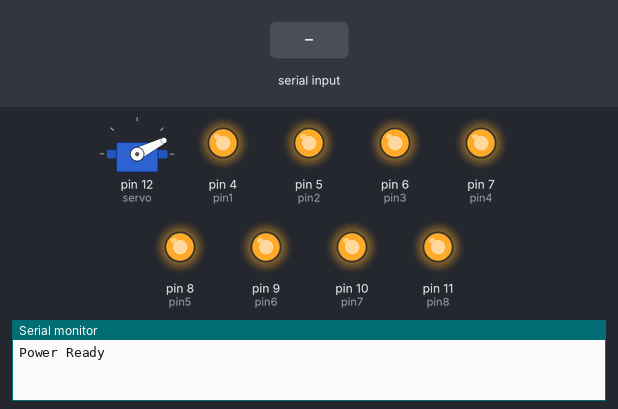
The sketch below on a simulated Arduino Uno, built with avr-gcc and run on an emulated ATmega328P. Shown: servo, output pins drawn as LEDs (lit = HIGH), the last lines printed to the serial monitor. The test bench sets the inputs (shaded band).

Above: at 1.3 s.
1.4 s: "1" received over Serial
At 2.7 s:
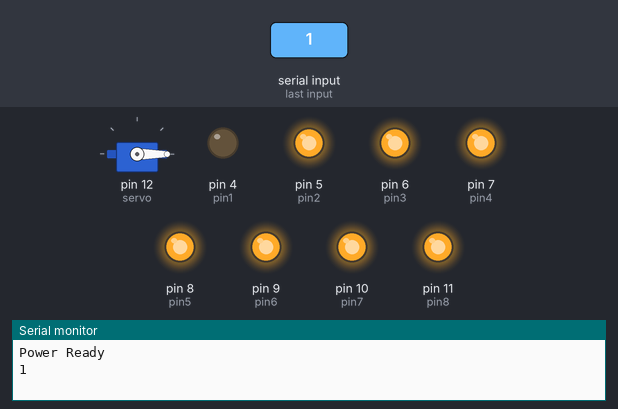
3.9 s: "Q" received over Serial
At 5.8 s:
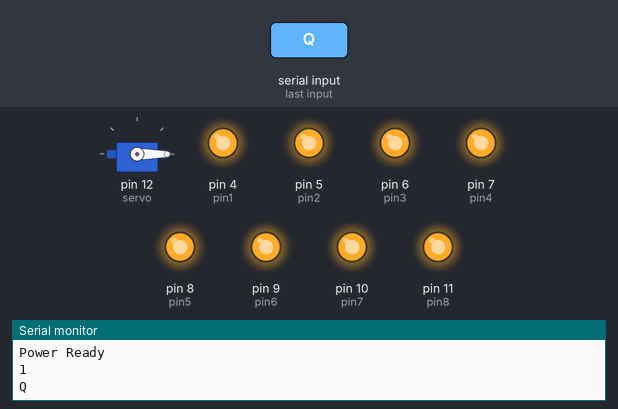
6.4 s: "2" received over Serial
At 7.7 s:
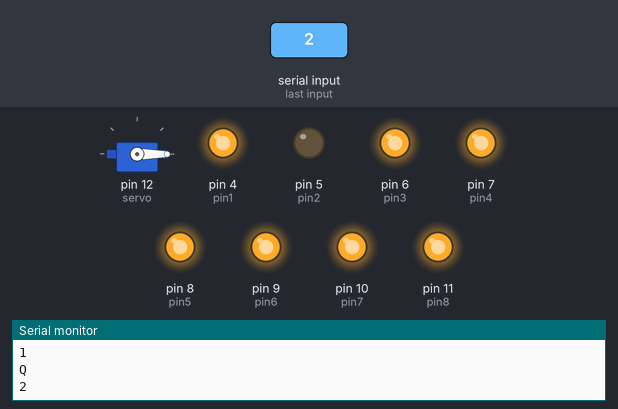
8.9 s: "3" received over Serial
At 10.8 s:
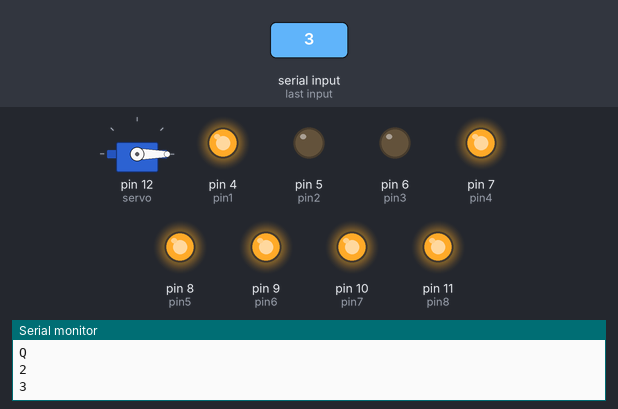
11.4 s: "w" received over Serial
At 12.7 s:
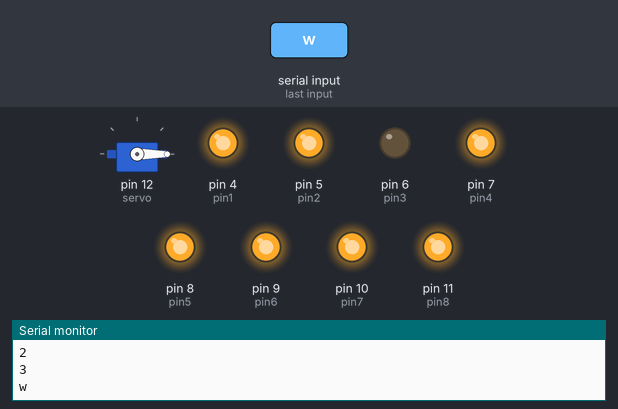
13.9 s: "4" received over Serial
At 15.8 s:
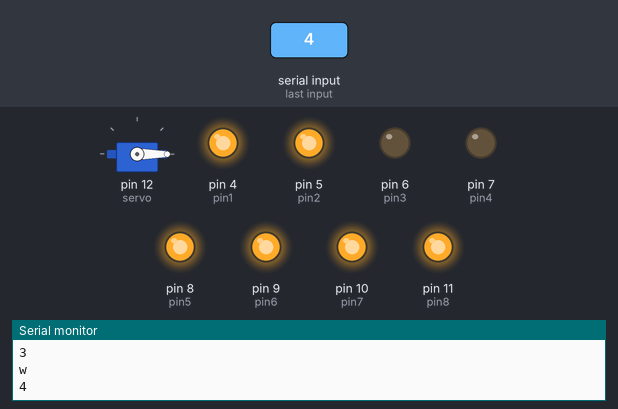
Timing chart, 0 to 17.3 s (numbered marks = the images above; inputs shaded):
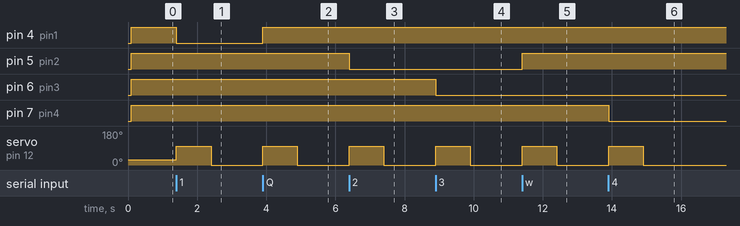

Measured:
- after the input at 1.4 s, pin 4 (pin1): HIGH → LOW at once; servo on pin 12 (servo): 27° → 100° at once, → 0° 1.0 s later
- after the input at 3.9 s, pin 4 (pin1): LOW → HIGH at once; servo on pin 12 (servo): 0° → 100° at once, → 0° 1.0 s later
- after the input at 6.4 s, pin 5 (pin2): HIGH → LOW at once; servo on pin 12 (servo): 0° → 100° at once, → 0° 1.0 s later
- after the input at 8.9 s, pin 6 (pin3): HIGH → LOW at once; servo on pin 12 (servo): 0° → 100° at once, → 0° 1.0 s later
- after the input at 11.4 s, pin 5 (pin2): LOW → HIGH at once; servo on pin 12 (servo): 0° → 100° at once, → 0° 1.0 s later
- after the input at 13.9 s, pin 7 (pin4): HIGH → LOW at once; servo on pin 12 (servo): 0° → 100° at once, → 0° 1.0 s later

The sketch:

projk.ino
```cpp
#include <Servo.h>
#include <SoftwareSerial.h>

//Inialisasi pin lampu
const int pin1 = 4;
const int pin2 = 5;
const int pin3 = 6;
const int pin4 = 7;
const int pin5 = 8;
const int pin6 = 9;
const int pin7 = 10;
const int pin8 = 11;

//inisialsasi servo
const int servo = 12;
Servo myservo;

//posisi servo
const int buka = 100;
const int tutup = 27;

String data;

// =============== PROGRAM SEETING AWAL ============== //
void setup()
{
//Inialisasi baud rate serial monitor dan bluetooth
Serial.begin(9600);
Serial.println("Power Ready");
myservo.write(tutup);

myservo.attach(servo);
myservo.write(tutup);
delay(100);

//Inialisasi status pin I/O lampu
pinMode(pin1, OUTPUT);
pinMode(pin2, OUTPUT);
pinMode(pin3, OUTPUT);
pinMode(pin4, OUTPUT);
pinMode(pin5, OUTPUT);
pinMode(pin6, OUTPUT);
pinMode(pin7, OUTPUT);
pinMode(pin8, OUTPUT);

//Mengaktifkan pull up resisitor pin lampu
digitalWrite(pin1, HIGH);
digitalWrite(pin2, HIGH);
digitalWrite(pin3, HIGH);
digitalWrite(pin4, HIGH);
digitalWrite(pin5, HIGH);
digitalWrite(pin6, HIGH);
digitalWrite(pin7, HIGH);
digitalWrite(pin8, HIGH);
}

// ================== PROGRAM UTAMA ================= //
void loop()
{
  data = "";

  if(Serial.available() > 0){
    char data = Serial.read();
    int pos = 0;
    Serial.println(data);

    switch(data){
      //==============NYALA=========//
      case '1':
        digitalWrite(pin1, LOW);
        break;
      case '2':
        digitalWrite(pin2, LOW);
        break;
      case '3':
        digitalWrite(pin3, LOW);
        break;
      case '4':
        digitalWrite(pin4, LOW);
        break;
      case '5':
        digitalWrite(pin5, LOW);
        break;
      case '6':
        digitalWrite(pin6, LOW);
        break;
      case '7':
        digitalWrite(pin7, LOW);
        break;
      case '8':
        digitalWrite(pin8, LOW);
        break;
      //================MATI===========//
      case 'Q':
        digitalWrite(pin1, HIGH);
        break;
      case 'w':
        digitalWrite(pin2, HIGH);
        break;
      case 'E':
        digitalWrite(pin3, HIGH);
        break;
      case 'R':
        digitalWrite(pin4, HIGH);
        break;
      case 'T':
        digitalWrite(pin5, HIGH);
        break;
      case 'Y':
        digitalWrite(pin6, HIGH);
        break;
      case 'U':
        digitalWrite(pin7, HIGH);
        break;
      case 'I':
        digitalWrite(pin8, HIGH);
        break;
      //============SERVO=======//
      case 'X':
        myservo.write(27);
        delay(50);
        break;
      case 'Z':
        myservo.write(100);
        delay(50);
        break;
      default:
        break;
    }

    myservo.write(buka);
  delay(1000);
  myservo.write(pos);
  delay(1000);

  }

//  while (BT.available())
//  {
//
//    if(data.length() > 0)
//    {
//      //relay 1
//      if(data == "1"){
//        digitalWrite(pin1, LOW);
//        data = "";
//      }else if(data == "Q"){
//        digitalWrite(pin1, HIGH);
//        data = "";
//      }
//
//      //relay 2
//      else if(data == "2"){
//        digitalWrite(pin2, LOW);
//        data = "";
//      }
//      else if(data == "W"){
//        digitalWrite(pin2, HIGH);
//        data = "";
//      }
//
//      //relay 3
//      else if(data == "3"){
//        digitalWrite(pin3, LOW);
//        data = "";
//      }
//      else if(data == "E"){
//        digitalWrite(pin3, HIGH);
//        data = "";
//      }
//
//      //relay 4
//      else if(data == "4"){
//        digitalWrite(pin4, LOW);
//        data = "";
//      }else if(data == "R"){
//        digitalWrite(pin4, HIGH);
//        data = "";
//      }
//
//      //relay 5
//      else if(data == "5"){
//        digitalWrite(pin5, LOW);
//        data = "";
//      }else if(data == "T"){
//        digitalWrite(pin5, HIGH);
//        data = "";
//      }
//
//      //relay 6
//      else if(data == "6"){
//        digitalWrite(pin6, LOW);
//        data = "";
//      }else if(data == "Y"){
//        digitalWrite(pin6, HIGH);
//        data = "";
//      }
//
//      //relay 7
//      else if(data == "7"){
//        digitalWrite(pin7, LOW);
//        data = "";
//      }else if(data == "U"){
//        digitalWrite(pin7, HIGH);
//        data = "";
//      }
//
//      //relay 8
//      else if(data == "8"){
//        digitalWrite(pin8, LOW);
//        data = "";
//      }else if(data == "I"){
//        digitalWrite(pin8, HIGH);
//        data = "";
//      }
//
//    // servo pintu
//      else if(data == "X"){
//
//          myservo.write(0);              // tell servo to go to position in variable 'pos'
//          delay(15);                       // waits 15ms for the servo to reach the position
//
//        data = "";
//      }
//      else if(data == "Z"){
//          myservo.write(170);              // tell servo to go to position in variable 'pos'
//          delay(20);                       // waits 15ms for the servo to reach the position
//
//        data = "";
//      }
//    }
//
//  }

}
```
